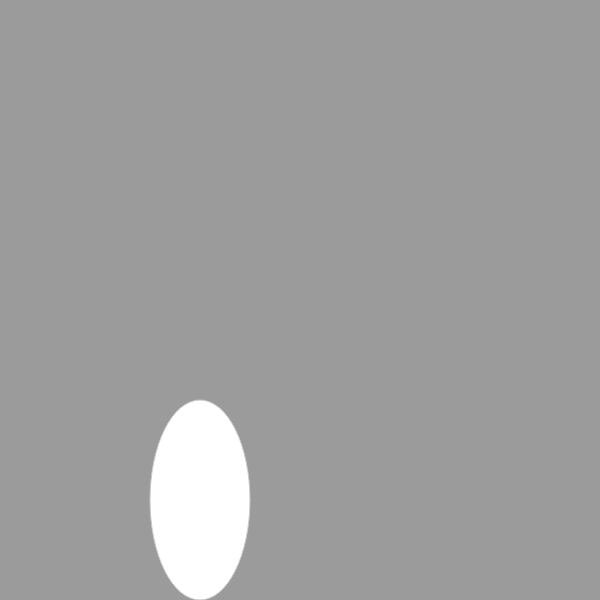
Frame 1 (no input)
Frame 60 (no input): identical to frame 1, image omitted
Frame 120 (the mouse pressed at the canvas centre since frame 60): identical to frame 1, image omitted

The p5.js sketch that drew this single still picture (run headless with seeded random() and noise() and a simulated clock; from frame 60 on, the mouse is pressed at the canvas centre):

// p5.js sketch
// ── sketch.js
let fillColor;
let value = 100;
let x =300;
let y =150;

function setup() 
{
    createCanvas(600, 600);
  
}
function draw(){
background (155)
  rectMode(CENTER);
fillColor = color(random(0,255), random(0,255), random(0,255));
stroke(200)
ellipse(200,500,100,200)

}
function mouseDragged(){
x =mouseX-0;
y =mouseY-0;

}
    
